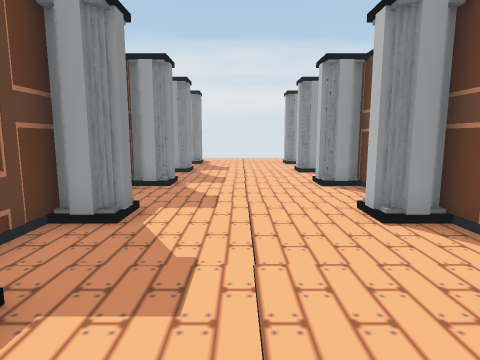
[1] (above)

15 first-person views from a walk through a 3-D level made in the Unity game engine. The camera is 1.5 m above the floor, tilts 8° down and sees 75° across. The floor is counted in squares, 1 m on a side. Each view is taken from the middle of a square. On the plan, view 1 faces up. The plan holds only what a view shows up to about 15 squares ahead; the rest is blank. The place goes on beyond the plan.

[2]
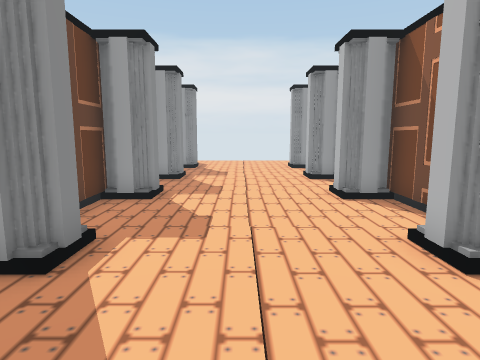

[3]
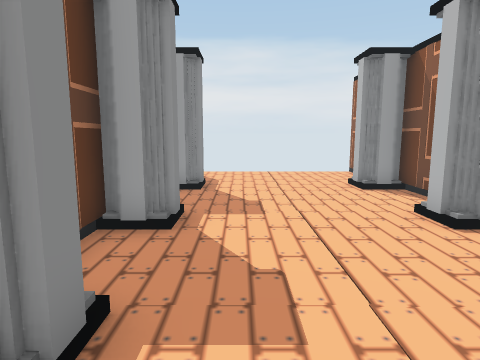

[4]
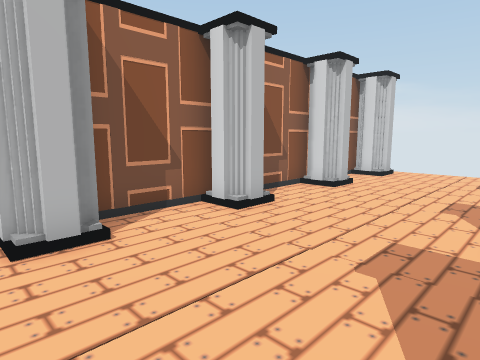

[5]
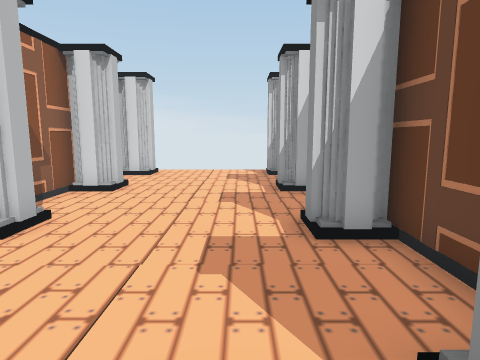

[6]
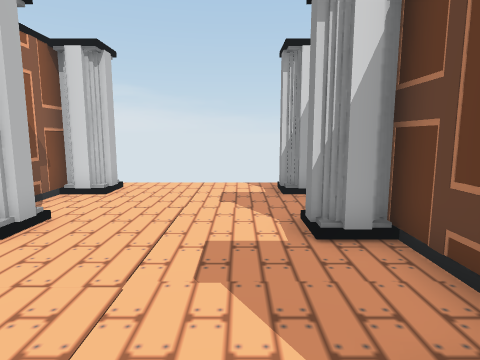

[7]
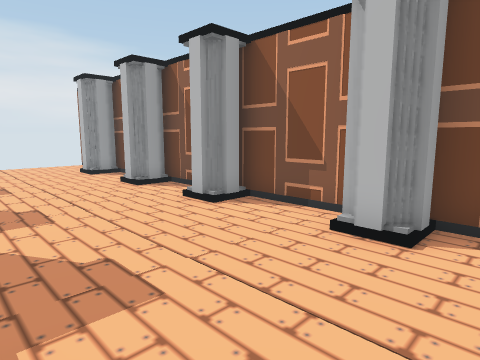

[8]
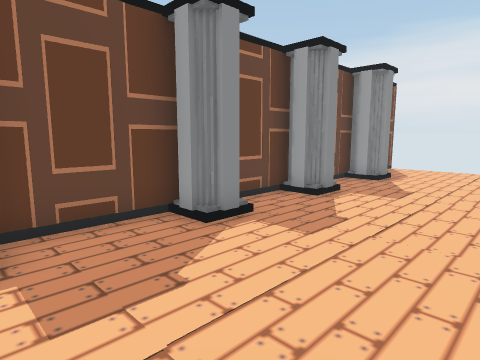

[9]
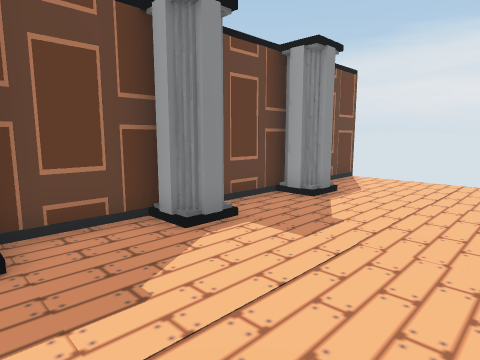

[10]
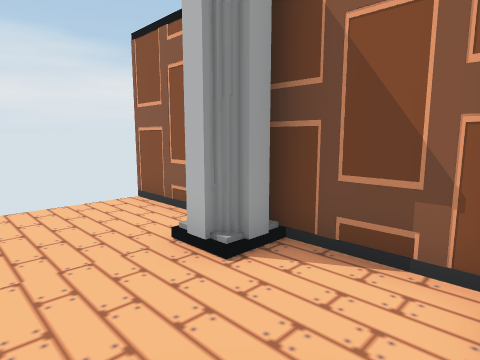

[11]
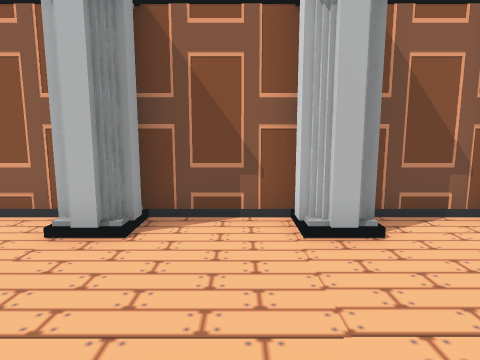

[12]
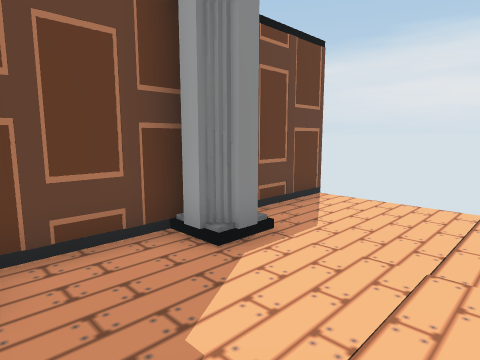

[13]
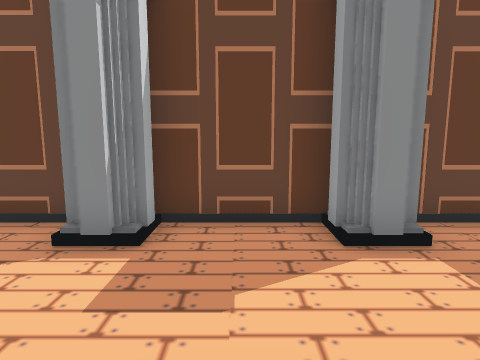

[14]
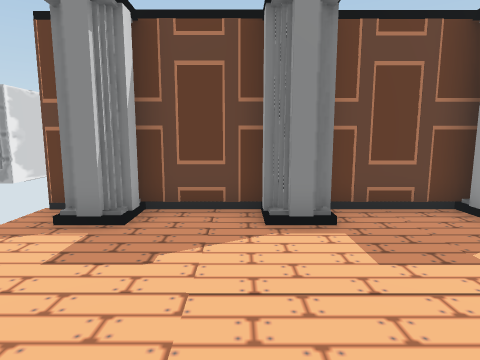

[15]
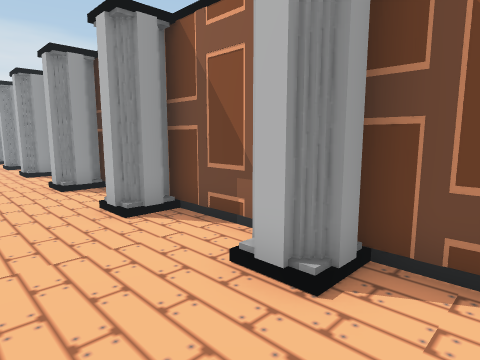

### Floor plan
Points are (right, up) in squares from view 1. A wall is a line through its corners. A room is listed if a view was taken in it or the views show most of it. See-through windows are left out.
Room 1 (views 1, 2, 3, 4, 5, 6, 7, 8, 9, 10, 11, 12, 13, 14, 15)
walls: (-2.4, 9.3) (-3, 9.3); (-2.1, 6.1) (-2.1, 5.5); (-2.1, 10.1) (-2.1, 9.7) (-2.5, 9.7); (2.9, 9.7) (2.5, 9.7) (2.5, 10.1); (-2.5, 5.6) (-2.5, 5.2) (-3, 5.2); (2.5, 5.5) (2.5, 6) (2.9, 6); (3.4, 9.3) (2.8, 9.3); (-3.3, 9.8) (-3.3, 6.6); (3.7, 6.8) (3.7, 9.7) (3.2, 9.7); (-3.3, 5.8) (-3.3, 2.1); (3.4, 5.2) (2.8, 5.2); (3.7, 10.5) (3.7, 13.4); (2.9, 12.8) (2.9, 13.2); (2.5, 13.1) (2.5, 13.7) (2.9, 13.7); (3.4, 12.9) (2.5, 12.9); (2.8, 2.6) (3.2, 2.6); (-2.1, 13.8) (-2.1, 13.3) (-2.5, 13.3) (-2.5, 12.9) (-3, 12.9); (-3, 2.6) (-2.5, 2.6); (-2.5, 2.2) (-2.1, 2.2) (-2.1, 1.8) (-2.5, 1.8); (-3.3, 13.4) (-3.3, 10.6); (2.8, 14.1) (3.2, 14.1); (2.5, 1.6) (2.5, 2.2) (2.9, 2.2); (3.7, 2.2) (3.7, 5.8); (3.7, 13.9) (3.7, 17.2); (-3.3, 1.8) (-3.3, -1.9); (-2.5, 1.4) (-3, 1.4); (3.4, 1.4) (2.8, 1.4); (2.5, 17) (2.5, 17.5); (3.4, 16.7) (2.9, 16.7) (2.9, 17.1); (-2.5, 17.1) (-2.5, 16.7) (-3, 16.7); (-2.1, 17.5) (-2.1, 17); (-3.3, 17.2) (-3.3, 14.4); (2.8, -1.4) (3.2, -1.4); (-3, -1.4) (-2.5, -1.4) (-2.5, -1.8) (-2.1, -1.8) (-2.1, -2.2); (3.2, -1.8) (3.7, -1.8) (3.7, 1.9); (-2.5, -2.1) (-2.5, -2.6) (-3, -2.6); (2.5, -2.4) (2.5, -1.8) (2.9, -1.8); (-3.3, -2.5) (-3.3, -5.1); (3.7, 18.4) (3.7, 21.4); (3.4, -2.6) (2.8, -2.6); (2.8, -4.9) (3.5, -4.9); (-3, -4.9) (-2.5, -4.9) (-2.5, -5.3) (-2.1, -5.3) (-2.1, -5.8); (3.2, -5.3) (3.7, -5.3) (3.7, -2.4); (-3.3, 21.4) (-3.3, 18.8); (-2.5, -5.8) (-2.5, -6.2); (2.5, -5.8) (2.5, -5.3) (2.9, -5.3)
ways out: gap at (4, 21)

Where each view was taken, in squares from view 1:
view 1: 0 up, 0 right, facing up
view 2: 2 up, 0 right, facing up
view 3: 8 up, 1 left, facing up
view 4: 7 up, 2 left, facing down-right
view 5: 7 up, 1 left, facing down
view 6: 3 up, 1 left, facing down
view 7: 4 up, 2 left, facing up-right
view 8: 6 up, 2 right, facing up-left
view 9: 10 up, 2 right, facing up-left
view 10: 14 up, 0 right, facing up-right
view 11: 15 up, 2 left, facing right
view 12: 14 up, 1 right, facing up-left
view 13: 0 up, 2 right, facing left
view 14: 3 down, 3 right, facing left
view 15: 4 down, 0 right, facing up-right
